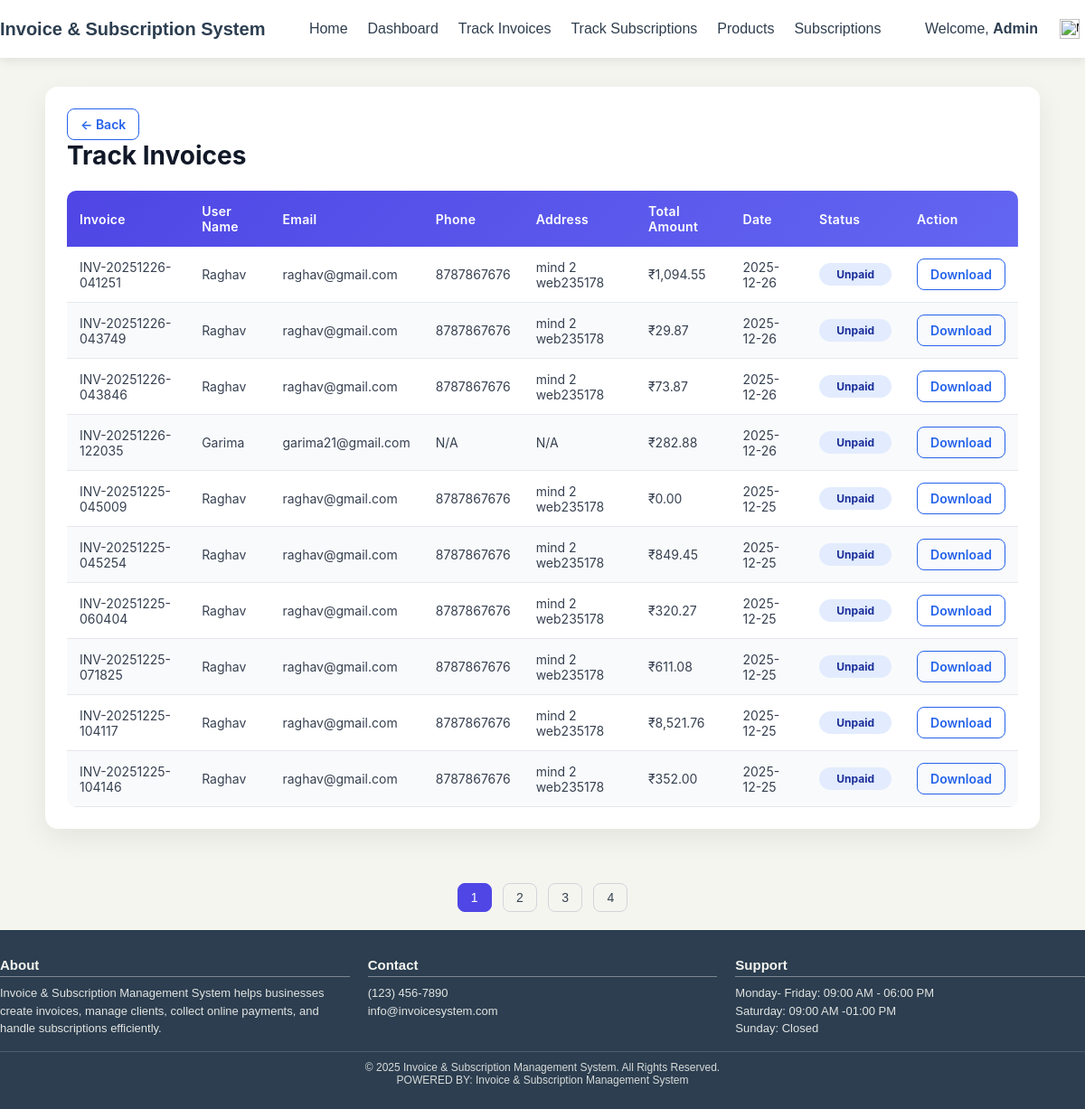
Screenshot of /track_invoices (signed in) with the database file from the repository.
### tables this page shows
CREATE TABLE `invoices` (
  `id` int NOT NULL,
  `created_by` int NOT NULL,
  `client_id` int NOT NULL,
  `invoice_number` varchar(50) NOT NULL,
  `invoice_date` date NOT NULL,
  `due_date` date NOT NULL,
  `subtotal` decimal(10,2) NOT NULL,
  `tax_type` enum('GST','NONE') DEFAULT 'GST',
  `tax_rate` decimal(5,2) DEFAULT '0.00',
  `tax_amount` decimal(10,2) DEFAULT '0.00',
  `discount` decimal(10,2) DEFAULT '0.00',
  `total_amount` decimal(10,2) NOT NULL,
  `status` enum('Unpaid','Sent','Paid','Overdue') NOT NULL DEFAULT 'Unpaid',
  `notes` text,
  `created_at` timestamp NULL DEFAULT CURRENT_TIMESTAMP,
  `updated_at` timestamp NULL DEFAULT CURRENT_TIMESTAMP ON UPDATE CURRENT_TIMESTAMP
);

CREATE TABLE `users` (
  `id` int NOT NULL,
  `name` varchar(100) NOT NULL,
  `email` varchar(150) NOT NULL,
  `password` varchar(255) NOT NULL,
  `created_at` datetime DEFAULT CURRENT_TIMESTAMP,
  `role` enum('admin','user') NOT NULL DEFAULT 'user',
  `phone_no` varchar(20) DEFAULT NULL,
  `address` text
);

### app/Controllers/InvoiceController.php (called while the page is built, shortened)
<?php
class InvoiceController
{
    private Invoice $invoiceModel;
    public function __construct()
    {
        $this->invoiceModel = new Invoice();
    }
    public function trackInvoices()
    {
        $currentPage = (int)($_GET['page'] ?? 1);
        $limit = 10;
        $offset = ($currentPage - 1) * $limit;
        $this->invoiceModel->updateOverdueStatuses();
        $allInvoices = $this->invoiceModel->getAllInvoicesWithDetails();
        $totalItems = count($allInvoices);
        $invoices = array_slice($allInvoices, $offset, $limit);
        $pagination = [
            'total' => $totalItems,
            'per_page' => $limit,
            'current_page' => $currentPage,
            'total_pages' => ceil($totalItems / $limit),
        ];
        require APP_ROOT . '/app/Views/admin/track_invoices.php';
    }
}

### app/Core/Router.php (called while the page is built, shortened)
<?php
class Router
{
    private array $routes = [];
    public function get(string $path, array $handler)
    {
        $this->routes['GET'][$path] = $handler;
    }
    public function post(string $path, array $handler)
    {
        $this->routes['POST'][$path] = $handler;
    }
    public function dispatch()
    {
        $method = $_SERVER['REQUEST_METHOD'];
        $uri = parse_url($_SERVER['REQUEST_URI'], PHP_URL_PATH);
        [$controller, $action] = $this->routes[$method][$uri];
        call_user_func([new $controller, $action]);
    }
}

### public/index.php (called while the page is built, shortened)
<?php
require_once APP_ROOT . '/app/Core/Router.php';
require_once APP_ROOT . '/app/Core/Database.php';
require_once APP_ROOT . '/app/Controllers/CartController.php';
require_once APP_ROOT . '/app/Controllers/InvoiceController.php';
$router = new Router();
$router->get('/', [DashboardController::class, 'index']);
$router->get('/dashboard', [DashboardController::class, 'index']);
$router->get('/register', [AuthController::class, 'showRegister']);
$router->post('/register', [AuthController::class, 'register']);
$router->get('/login', [AuthController::class, 'showLogin']);
$router->post('/login', [AuthController::class, 'login']);
$router->get('/logout', [AuthController::class, 'logout']);
$router->get('/home', [ProductController::class, 'home']);
$router->get('/products', [ProductController::class, 'listProducts']);
$router->get('/dashboard/product', [ProductController::class, 'show']);
$router->get('/add-product', [ProductController::class, 'addProductForm']);
$router->post('/add-product', [ProductController::class, 'addProduct']);
$router->get('/dashboard/products/edit', [ProductController::class, 'editProductForm']);
$router->post('/dashboard/products/edit', [ProductController::class, 'updateProduct']);
$router->get('/dashboard/products/delete', [ProductController::class, 'deleteProduct']);
$router->get('/cart', [CartController::class, 'showCart']);
$router->post('/cart/add', [CartController::class, 'addItem']);
$router->post('/cart/update', [CartController::class, 'updateItem']);
$router->post('/cart/remove', [CartController::class, 'removeItem']);
$router->get('/cart/payment', [CartController::class, 'showPaymentPage']);
$router->post('/cart/payment/process', [CartController::class, 'processPayment']);
$router-> get('/invoice/show',[InvoiceController::class,'show']);
$router-> post('/invoice/create',[InvoiceController::class,'create']);
$router->get('/my_invoices', [InvoiceController::class, 'myInvoices']);
$router->get('/track_invoices', [InvoiceController::class, 'trackInvoices']);
$router->get('/invoice/pdf', [InvoiceController::class, 'pdf']);
$router->get('/invoice/send-email',[InvoiceController::class,'sendEmail']);
$router->get('/subscriptions', [SubscriptionController::class, 'index']);
$router->post('/subscribe', [SubscriptionController::class, 'subscribe']);
$router->post('/subscription/cancel', [SubscriptionController::class, 'cancelSubscription']);
$router->get('/payment', [PaymentController::class, 'showPaymentPage']);
$router->post('/payment/process', [PaymentController::class, 'processPayment']);
$router->get('/track_subscriptions', [SubscriptionController::class, 'trackSubscriptions']);
$router->get('/dashboard/subscription-plans', [SubscriptionPlanController::class, 'index']);
$router->post('/dashboard/subscription-plans', [SubscriptionPlanController::class, 'create']);
$router->get('/admin/plans', [SubscriptionPlanController::class, 'index']);
$router->get('/admin/plan/get', [SubscriptionPlanController::class, 'getPlan']);
$router->post('/admin/plan/save', [SubscriptionPlanController::class, 'save']);
$router->get('/admin/plan/delete', [SubscriptionPlanController::class, 'delete']);
$router->get('/settings',         [SettingController:: class,'index']);
$router->post('/settings/update', [SettingController:: class,'update']);
$router->get('/settings/company', [SettingController::class,'company']);
$router->post('/settings/company',  [SettingController::class,'company']);
$router->get('/address/list', [AddressController::class, 'getAddresses']);
$router->post('/address/add', [AddressController::class, 'addAddress']);
$router->post('/address/set-default', [AddressController::class, 'setDefaultAddress']);
$router->dispatch();

### app/Core/Database.php (called while the page is built, shortened)
<?php
class Database {
    private static ?mysqli $connection = null;
    public static function getConnection(): mysqli {
        if(self::$connection !== null){
            return self::$connection;
        }
        $host = $_ENV['DB_HOST'] ?? 'localhost';
        $user = $_ENV['DB_USERNAME'] ?? 'root';
        $pass = $_ENV['DB_PASSWORD'] ?? '';
        $name = $_ENV['DB_NAME'] ?? '';
        try {
            $conn = new mysqli($host, $user, $pass, $name);
            $conn->set_charset('utf8mb4');
        } catch (\mysqli_sql_exception $e) {
            throw new RuntimeException('Database connection failed: ' . $e->getMessage());
        }
        self::$connection = $conn;
        return self::$connection;
    }
}

### app/Core/Model.php (called while the page is built, shortened)
<?php
class Model
{
    public function __construct()
    {
        $this->db = Database::getConnection();
    }
}

### app/Models/Invoice.php (called while the page is built, shortened)
<?php
class Invoice extends Model
{
public function getAllInvoicesWithDetails(): array
{
    $stmt = $this->db->prepare("
        SELECT i.*,
               u.name AS user_name,
               u.email AS user_email,
               COALESCE(ua.phone, u.phone_no) AS user_phone,
               COALESCE(CONCAT(ua.address, ua.pincode), u.address) AS user_address,
               it.id AS item_id,
               it.item_name AS item_name,
               it.price,
               it.quantity
        FROM invoices i
        LEFT JOIN users u ON i.created_by = u.id
        LEFT JOIN user_addresses ua ON i.created_by = ua.user_id AND ua.is_default = 1
        LEFT JOIN invoice_items it ON i.id = it.invoice_id
        ORDER BY i.invoice_date DESC
    ");
    $stmt->execute();
    $result = $stmt->get_result();
    $invoices = [];
    while ($row = $result->fetch_assoc()) {
        $invoiceId = $row['id'];
        if (!isset($invoices[$invoiceId])) {
            $invoices[$invoiceId] = [
                'id'             => $row['id'],
                'invoice_number' => $row['invoice_number'],
                'invoice_date'=> $row['invoice_date'],
                'due_date'=> $row['due_date'],
                'subtotal'=> $row['subtotal'],
                'tax_rate'=> $row['tax_rate'],
                'tax_type'=> $row['tax_type'],
                'total_amount'=> $row['total_amount'],
                'status'=> $row['status'],
                'user_name' => $row['user_name'],
                'user_email'=> $row['user_email'],
                'user_phone'=> $row['user_phone'],
                'user_address'=> $row['user_address'],
                'items'=> []
            ];
        }
        if ($row['item_id']) {
            $invoices[$invoiceId]['items'][] = [
                'id'=> $row['item_id'],
                'name'=> $row['item_name'],
                'price'=> $row['price'],
                'quantity' => $row['quantity']
            ];
        }
    }
    return array_values($invoices);
}
}

### app/Views/admin/track_invoices.php (the view)
<?php require APP_ROOT . '/app/Views/layouts/header.php'; ?>
<link rel="stylesheet" href="/assets/css/track_invoices.css">
<div class="invoice-container">
    <a href="javascript:history.back()" class="btn-back">&#8592; Back</a>
    <h1>Track Invoices</h1>
    <?php if (!empty($invoices)): ?>
        <table class="invoice-table">
            <thead>
                <tr>
                    <th>Invoice</th>
                    <th>User Name</th>
                    <th>Email</th>
                    <th>Phone</th>
                    <th>Address</th>
                    <th>Total Amount</th>
                    <th>Date</th>
                    <th>Status</th>
                    <th>Action</th>
                </tr>
            </thead>
            <tbody>
                <?php foreach ($invoices as $invoice): ?>
                    <tr>
                        <td><?= htmlspecialchars($invoice['invoice_number']) ?></td>
                        <td><?= htmlspecialchars($invoice['user_name']) ?></td>
                        <td><?= htmlspecialchars($invoice['user_email']) ?></td>
                        <td><?= !empty($invoice['user_phone']) ? htmlspecialchars($invoice['user_phone']) : 'N/A' ?></td>
                        <td><?= !empty($invoice['user_address']) ? htmlspecialchars($invoice['user_address']) : 'N/A' ?></td>
                        <td>&#8377;<?= number_format($invoice['total_amount'], 2) ?></td>
                        <td><?= htmlspecialchars($invoice['invoice_date']) ?></td>
                        <td>
                            <span class="status <?= strtolower($invoice['status']) ?>">
                                <?= htmlspecialchars($invoice['status']) ?>
                            </span>
                        </td>
                        <td>
                            <a href="/invoice/pdf?id=<?= $invoice['id'] ?>" class="btn-back">
                                Download
                            </a>
                </td>
                    </tr>
                <?php endforeach; ?>
            </tbody>
        </table>
    <?php else: ?>
        <p class="no-data">No invoices found.</p>
    <?php endif; ?>
</div>
<div class="pagination">
    <?php for ($i = 1; $i <= $pagination['total_pages']; $i++): ?>
        <a href="?page=<?= $i ?>" <?= $i === $pagination['current_page'] ? 'class="active"' : '' ?>>
            <?= $i ?>
        </a>
    <?php endfor; ?>
</div>
<?php require APP_ROOT . '/app/Views/layouts/footer.php'; ?>

### public/assets/css/header_footer.css (style rules this page uses)
* { margin: 0; padding: 0; box-sizing: border-box; }

### public/assets/css/track_invoices.css (style rules this page uses)
.invoice-container { max-width: 1100px; margin: 32px auto; padding: 24px; background: #ffffff; border-radius: 14px; box-shadow: 0 10px 30px rgba(0, 0, 0, 0.07); font-family: 'Inter', Arial, sans-serif; }
.invoice-container h1 { margin-bottom: 22px; color: #111827; font-size: 28px; font-weight: 700; }
.btn-back { display: inline-flex; align-items: center; gap: 6px; text-decoration: none; font-size: 14px; font-weight: 600; color: #2563eb; padding: 8px 14px; border: 1px solid #2563eb; border-radius: 8px; transition: all 0.25s ease; }
.invoice-table { width: 100%; border-collapse: collapse; background-color: #ffffff; border-radius: 10px; overflow: hidden; }
.invoice-table thead { background: linear-gradient(135deg, #4f46e5, #6366f1); }
.invoice-table th { padding: 14px; color: #ffffff; text-align: left; font-size: 14px; font-weight: 600; letter-spacing: 0.3px; }
.invoice-table td { padding: 13px 14px; border-bottom: 1px solid #e5e7eb; font-size: 14px; color: #374151; vertical-align: middle; }
.invoice-table tbody tr:nth-child(even) { background-color: #f9fafb; }
.status { display: inline-block; padding: 5px 14px; border-radius: 999px; font-size: 12px; font-weight: 700; text-transform: capitalize; min-width: 80px; text-align: center; }
.status.unpaid { background-color: #e2ecfe; color: #1b2e99; }
.pagination { margin-top: 28px; margin-bottom: 20px; text-align: center; }
.pagination a, .pagination span { display: inline-block; margin: 0 4px; padding: 7px 14px; font-size: 14px; border-radius: 8px; border: 1px solid #d1d5db; color: #374151; text-decoration: none; transition: all 0.2s ease; }
.pagination .active { background-color: #4f46e5; color: #ffffff; border-color: #4f46e5; pointer-events: none; }

### rows the page displays
invoices: invoice_number "INV-20251226-043749", created_by.name "Raghav", created_by.email "raghav@gmail.com", user_phone "8787867676", user_address "mind 2 web235178", total_amount "29.87", invoice_date "2025-12-26", status "Unpaid"
invoices: invoice_number "INV-20251225-045009", created_by.name "Raghav", created_by.email "raghav@gmail.com", user_phone "8787867676", user_address "mind 2 web235178", total_amount "0.00", invoice_date "2025-12-25", status "Unpaid"
invoices: invoice_number "INV-20251225-104117", created_by.name "Raghav", created_by.email "raghav@gmail.com", user_phone "8787867676", user_address "mind 2 web235178", total_amount "8,521.76", invoice_date "2025-12-25", status "Unpaid"
invoices: invoice_number "INV-20251225-104146", created_by.name "Raghav", created_by.email "raghav@gmail.com", user_phone "8787867676", user_address "mind 2 web235178", total_amount "352.00", invoice_date "2025-12-25", status "Unpaid"

### other values shown
Session::get('name') "Admin"
$invoice['invoice_number'] "INV-20251226-041251"
$invoice['user_name'] "Raghav"
$invoice['user_email'] "raghav@gmail.com"
$invoice['user_phone'] "8787867676"
$invoice['user_address'] "mind 2 web235178"
$invoice['total_amount'] "1,094.55"
$invoice['invoice_date'] "2025-12-26"
$invoice['status'] "Unpaid"
$invoice['invoice_number'] "INV-20251226-043846"
$invoice['total_amount'] "73.87"
$invoice['invoice_number'] "INV-20251226-122035"
$invoice['user_name'] "Garima"
$invoice['user_email'] "garima21@gmail.com"
$invoice['total_amount'] "282.88"
